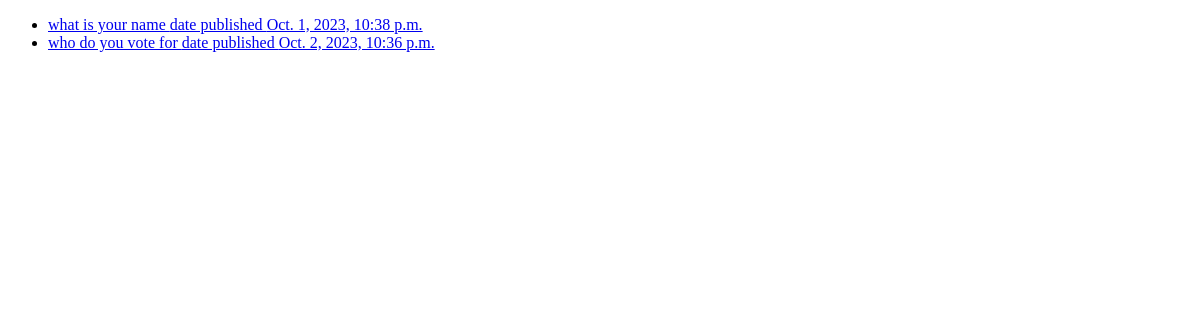
Page /votingapp on the earlier database version.
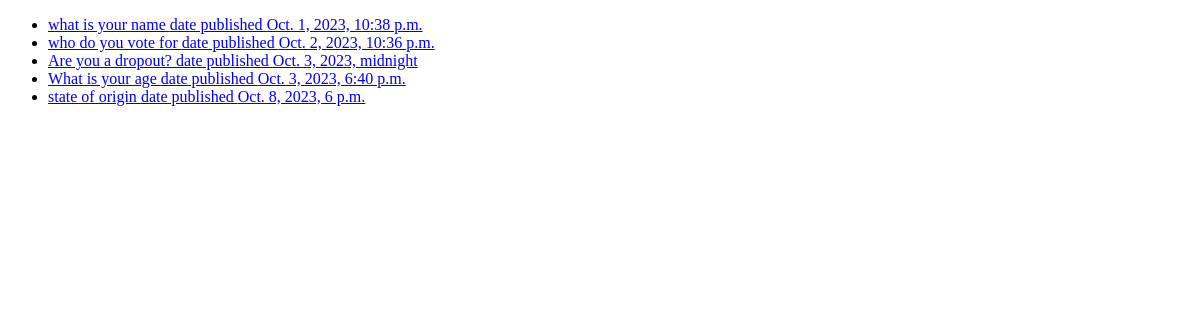
Same page on the later database version.
### votingapp/models.py (models this page shows)
class Question(models.Model):
    question_text = models.CharField(max_length=100)
    pub_date = models.DateTimeField("date published")

### votingapp/views.py (the view)
# urls.py: path("", views.index, name="index"),
def index(request):
    latest_question_list = Question.objects.order_by("pub_date")[:5]
    template = loader.get_template("polls/index.html")
    context = {
        "latest_question_list": latest_question_list,
    }
    return HttpResponse(template.render(context, request))

### votingapp/templates/polls/index.html (shortened to what this page needs)
<!DOCTYPE html>
<html lang="en">
<head>
</head>
<body>
    {% if latest_question_list %}
    <ul>
        {% for question in latest_question_list %}
        <li><a href="/polls/{{ question.id }}/">{{ question.question_text }} date published {{question.pub_date}}</a></li>
        {% endfor %}
    </ul>
    {% else %}
    <p>No polls are available.</p>
    {% endif %}
</body>
</html>

Differences in the rows shown:
added Question: question_text "Are you a dropout?", pub_date "Oct. 3, 2023, midnight"
added Question: question_text "What is your age", pub_date "Oct. 3, 2023, 6:40 p.m."
added Question: question_text "state of origin", pub_date "Oct. 8, 2023, 6 p.m."
